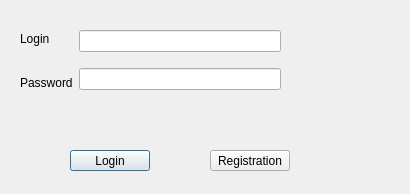
<?xml version="1.0" encoding="UTF-8"?>
<ui version="4.0">
 <class>Dialog</class>
 <widget class="QDialog" name="Dialog">
  <property name="geometry">
   <rect>
    <x>0</x>
    <y>0</y>
    <width>410</width>
    <height>194</height>
   </rect>
  </property>
  <property name="windowTitle">
   <string>Dialog</string>
  </property>
  <widget class="QPushButton" name="pushButton">
   <property name="geometry">
    <rect>
     <x>70</x>
     <y>150</y>
     <width>80</width>
     <height>21</height>
    </rect>
   </property>
   <property name="text">
    <string>Login</string>
   </property>
  </widget>
  <widget class="QPushButton" name="pushButton_2">
   <property name="geometry">
    <rect>
     <x>210</x>
     <y>150</y>
     <width>80</width>
     <height>21</height>
    </rect>
   </property>
   <property name="text">
    <string>Registration</string>
   </property>
  </widget>
  <widget class="QLabel" name="label_3">
   <property name="geometry">
    <rect>
     <x>20</x>
     <y>110</y>
     <width>261</width>
     <height>21</height>
    </rect>
   </property>
   <property name="text">
    <string/>
   </property>
  </widget>
  <widget class="QWidget" name="">
   <property name="geometry">
    <rect>
     <x>20</x>
     <y>20</y>
     <width>261</width>
     <height>81</height>
    </rect>
   </property>
   <layout class="QHBoxLayout" name="horizontalLayout">
    <item>
     <layout class="QVBoxLayout" name="verticalLayout_2">
      <item>
       <widget class="QLabel" name="label">
        <property name="text">
         <string>Login</string>
        </property>
       </widget>
      </item>
      <item>
       <widget class="QLabel" name="label_2">
        <property name="text">
         <string>Password</string>
        </property>
       </widget>
      </item>
     </layout>
    </item>
    <item>
     <layout class="QVBoxLayout" name="verticalLayout">
      <item>
       <widget class="QLineEdit" name="lineEdit"/>
      </item>
      <item>
       <widget class="QLineEdit" name="lineEdit_2"/>
      </item>
     </layout>
    </item>
   </layout>
  </widget>
 </widget>
 <resources/>
 <connections/>
</ui>
